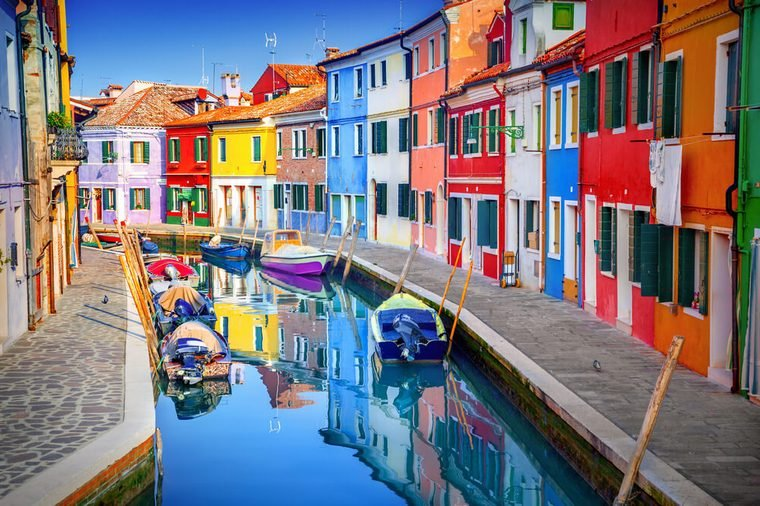
#> input picture NumPy/houses.jpg, 760 x 506 px, given in place of the camera
$ python 07.py
#> lines starting #> are read from the running program, lines starting #| are printed output that depends on the picture; after the words box and inside, x2 and y2 are one past the last pixel; in counts of white or black regions, pixels touching at a corner belong together
import cv2
import numpy as np

cap = cv2.VideoCapture(0)

lower_yellow = np.array([90,50,50])
upper_yellow = np.array([120,255,255])
#Loop until break statement is exectured
while True:
    ret, frame = cap.read()
#> frame is the input picture: shape (506, 760, 3); mean B, G, R 127.4, 120.2, 124.9
    hsv_img = cv2.cvtColor(frame, cv2.COLOR_BGR2HSV)
#> hsv_img: shape (506, 760, 3); mean H, S, V 78.7, 115.9, 162.3
    mask = cv2.inRange(hsv_img, lower_yellow, upper_yellow)
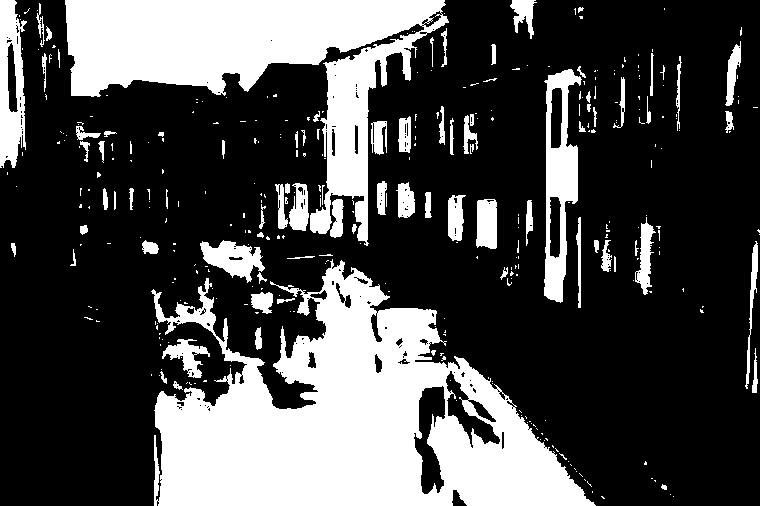
#> mask: shape (506, 760); 29.3% white; 357 white regions (271 under 20 px), largest, box (x1, y1, x2, y2) and area: (151, 259, 596, 506) 57104, (65, 0, 449, 246) 33068, (544, 69, 582, 303) 4291
    res = cv2.bitwise_and(frame, frame, mask=mask)
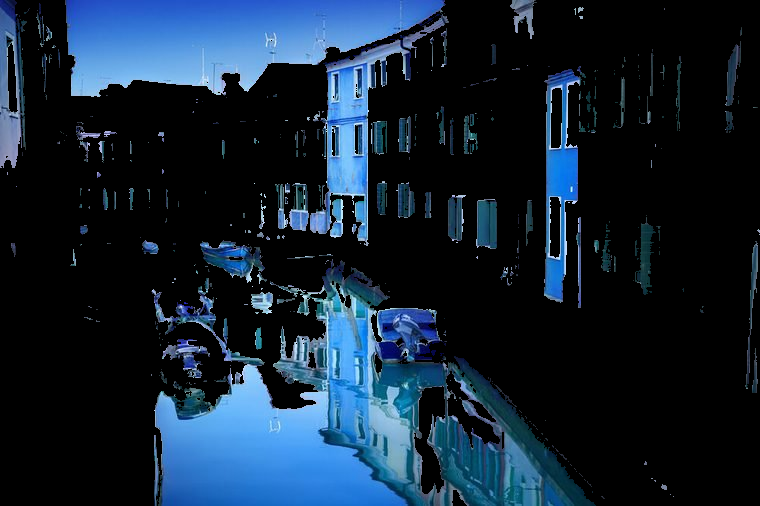
#> res: shape (506, 760, 3); mean B, G, R 51.7, 35.4, 19.1
    cv2.imshow('original', frame)
    cv2.imshow('mask', mask)
    cv2.imshow('Filtered Color Only', res)
    if cv2.waitKey(1) == 13:
#> (key Esc is pressed here)
        break
cap.release()
cv2.destroyAllWindows()
